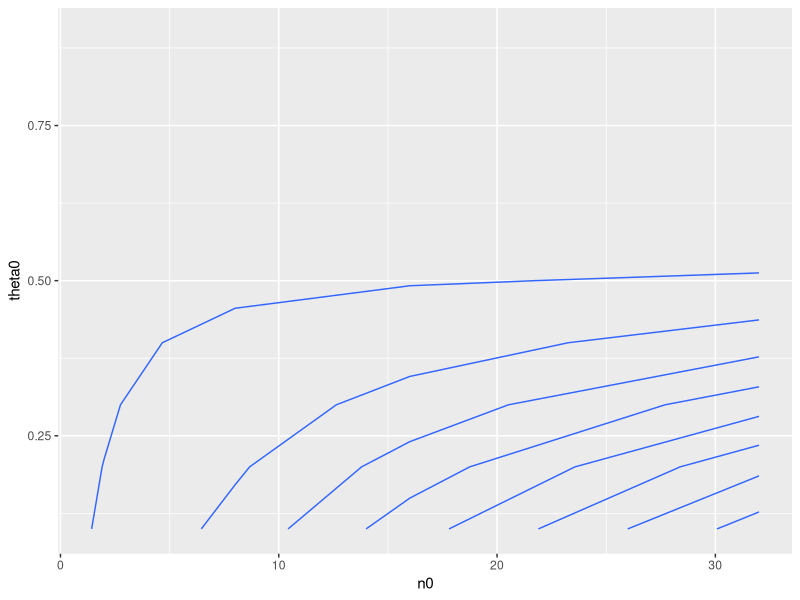
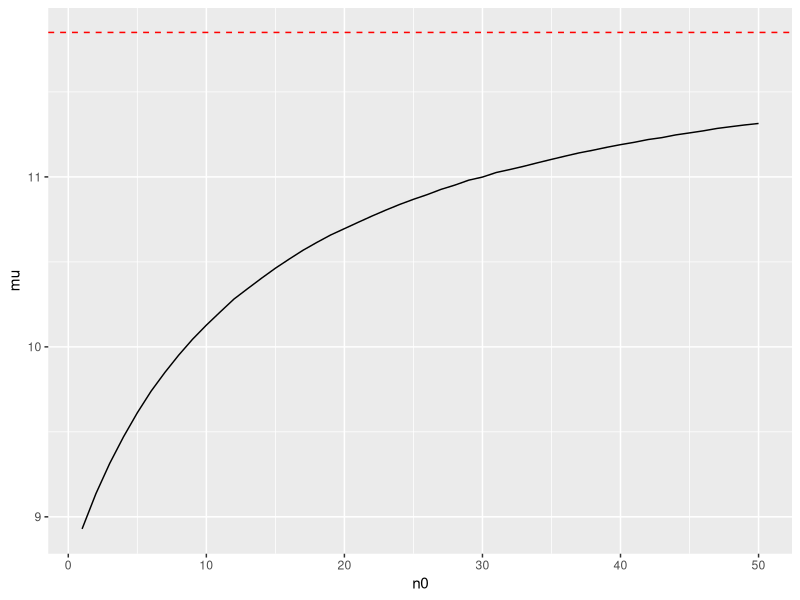

Generate these figures, in order, with R:
## ---- chunk 1
knitr::opts_chunk$set(message=FALSE,warning=FALSE, cache=TRUE)
library(dplyr)
library(tidyverse)
## ---- chunk 2
df = data.frame(expand.grid(n0 = c(1, 2, 8, 16, 32), theta0 = c(0.1, 0.2, 0.3, 0.4, 0.5, 0.6, 0.7, 0.8, 0.9)))
df = df %>%
  mutate(a = theta0 * n0) %>% 
  mutate(b = (1 - theta0) * n0) 

results = list()
n = c(1:45)
for(i in n) {
  
  results[[i]] = data.frame(n0 = df$n0[i], theta0 = df$theta0[i], prob = dim(rbeta(100000, sum(df$a[i] + 57), sum(df$b[i] + 100 - 57)) %>% 
                               data.frame() %>% 
                               rename(x = matches(".")) %>% 
                               filter(x > 0.5))[1]/100000, a = sum(df$a[i] + 57), b = sum(df$b[i] + 100 - 57))
  
  
}

df2 = bind_rows(results) %>% 
  data.frame() %>% 
  mutate(prob = round(prob, digits = 3))

ggplot(df2, aes(x = n0, y = theta0, z = prob)) +
         stat_contour() 


## ---- chunk 3
n0 = seq(1, 50, by = 1)
meanList = list()

for(i in n0) {
  
meanList[[i]] = data.frame(mu = mean(rgamma(100000, 12*n0[i] + 113, n0[i] + 13)), n0 = n0[i])  
  
}

bind_rows(meanList) %>% 
  ggplot(aes(x = n0, y = mu)) +
  geom_line() + geom_hline(yintercept = 11.85, linetype="dashed", color = "red")


